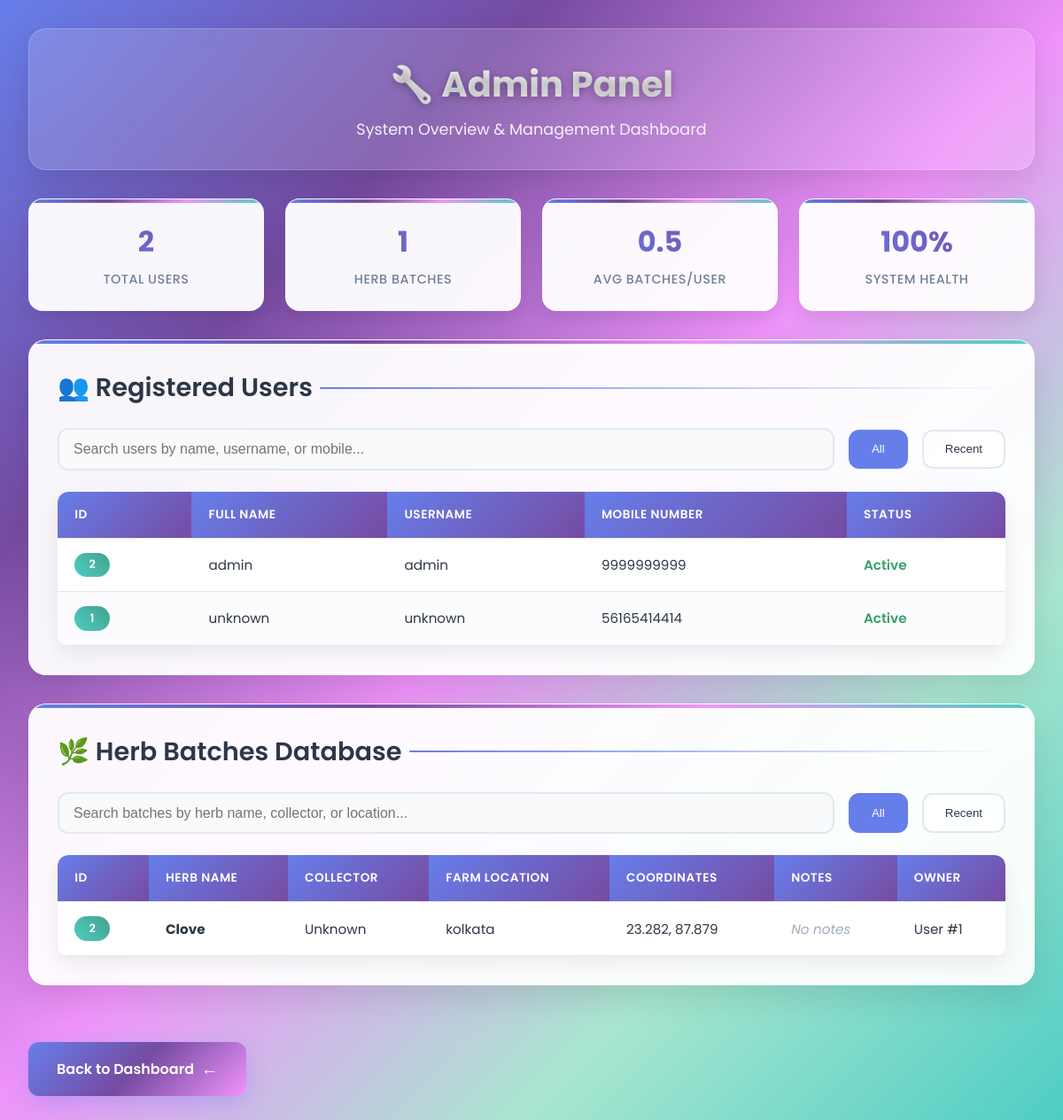
The app's page /admin (signed in), older data.
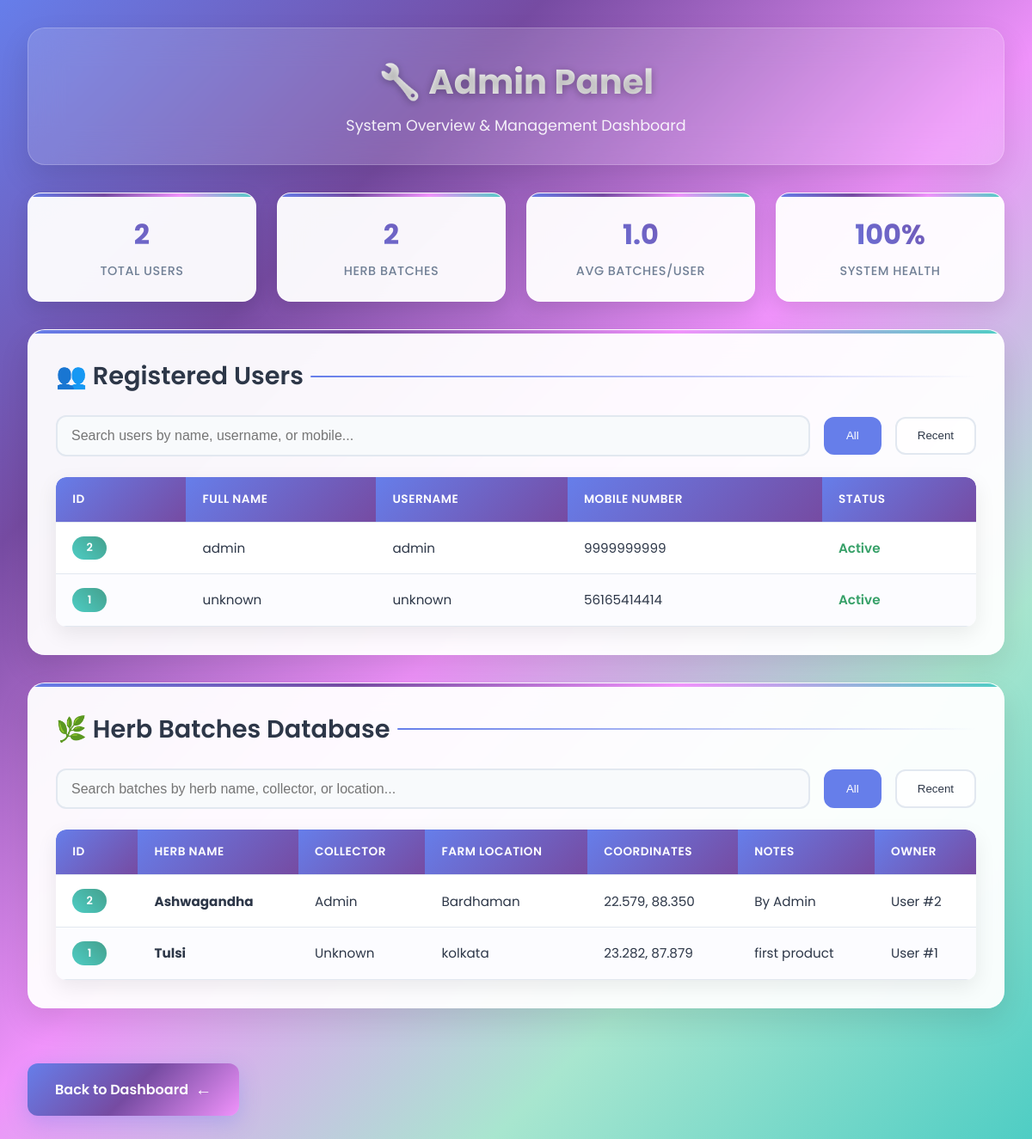
The same page, newer data.
### models.py (models this page shows, shortened)
class User(db.Model):
    __tablename__ = 'user'
    id = db.Column(db.Integer, primary_key=True)
    full_name = db.Column(db.String(120), nullable=False)  # Full name from signup
    username = db.Column(db.String(80), unique=True, nullable=False)  # Auto-generated from full name
    password_hash = db.Column(db.String(200), nullable=False)  # Hashed password
    mobile_number = db.Column(db.String(15), unique=True, nullable=False)  # For OTP-based reset
    created_on = db.Column(db.DateTime, default=datetime.utcnow)  # Signup timestamp
    herb_batches = db.relationship('HerbBatch', backref='user', lazy=True)

class HerbBatch(db.Model):
    __tablename__ = 'herb_batch'
    id = db.Column(db.Integer, primary_key=True)
    herb_name = db.Column(db.String(120), nullable=False)
    collector = db.Column(db.String(120))
    farm_location = db.Column(db.String(256))
    collected_on = db.Column(db.DateTime, default=datetime.utcnow)  # Full timestamp
    latitude = db.Column(db.Float)        # Geo-tag: Latitude
    longitude = db.Column(db.Float)       # Geo-tag: Longitude
    geo_precision = db.Column(db.Float)   # Optional: GPS accuracy in meters
    notes = db.Column(db.Text)
    qr_code_data = db.Column(db.String(512))  # Encoded QR content or image path
    blockchain_tx = db.Column(db.String(256))  # Future Fabric integration
    user_id = db.Column(db.Integer, db.ForeignKey('user.id'), nullable=False)

### app.py (the view)
@app.route('/admin')
@login_required
def admin_panel():
    user = User.query.get(session['user_id'])
    print(f"🔍 Admin panel access attempt by: {user.username if user else 'None'}")  # Debug
    if not user or user.username != 'admin':
        flash("Admin access required", "danger")
        return redirect(url_for('dashboard'))
    print("✅ Admin panel access granted")  # Debug
    users = User.query.order_by(User.id.desc()).all()
    batches = HerbBatch.query.order_by(HerbBatch.id.desc()).all()
    return render_template('admin.html', users=users, batches=batches)

### app.py (called while the page is built)
def login_required(f):
    from functools import wraps
    @wraps(f)
    def wrapper(*args, **kwargs):
        if 'user_id' not in session:
            return redirect(url_for('login'))
        return f(*args, **kwargs)
    return wrapper

### templates/admin.html (shortened to what this page needs)
<!DOCTYPE html>
<html lang="en">
<head>
</head>
<body>
    <div class="container">
        <div class="header">
            <h1>🔧 Admin Panel</h1>
            <p>System Overview & Management Dashboard</p>
        </div>
        <div class="stats-grid">
            <div class="stat-card">
                <div class="stat-number">{{ users|length }}</div>
                <div class="stat-label">Total Users</div>
            </div>
            <div class="stat-card">
                <div class="stat-number">{{ batches|length }}</div>
                <div class="stat-label">Herb Batches</div>
            </div>
            <div class="stat-card">
                <div class="stat-number">{{ (batches|length / users|length)|round(1) if users|length > 0 else 0 }}</div>
                <div class="stat-label">Avg Batches/User</div>
            </div>
            <div class="stat-card">
                <div class="stat-number">100%</div>
                <div class="stat-label">System Health</div>
            </div>
        </div>
        <div class="section">
            <h2>👥 Registered Users</h2>
            <div class="controls">
                <input type="text" class="search-box" placeholder="Search users by name, username, or mobile..." id="userSearch">
                <button class="filter-btn active" onclick="filterUsers('all')">All</button>
                <button class="filter-btn" onclick="filterUsers('recent')">Recent</button>
            </div>
            <div class="table-container">
                <table id="usersTable">
                    <thead>
                        <tr>
                            <th>ID</th>
                            <th>Full Name</th>
                            <th>Username</th>
                            <th>Mobile Number</th>
                            <th>Status</th>
                        </tr>
                    </thead>
                    <tbody>
                        {% for user in users %}
                        <tr>
                            <td><span class="id-badge">{{ user.id }}</span></td>
                            <td>{{ user.full_name }}</td>
                            <td>{{ user.username }}</td>
                            <td>{{ user.mobile_number }}</td>
                            <td><span class="status-active">Active</span></td>
                        </tr>
                        {% else %}
                        <tr>
                            <td colspan="5" class="empty-state">
                                No users registered yet
                            </td>
                        </tr>
                        {% endfor %}
                    </tbody>
                </table>
            </div>
        </div>
        <div class="section">
            <h2>🌿 Herb Batches Database</h2>
            <div class="controls">
                <input type="text" class="search-box" placeholder="Search batches by herb name, collector, or location..." id="batchSearch">
                <button class="filter-btn active" onclick="filterBatches('all')">All</button>
                <button class="filter-btn" onclick="filterBatches('recent')">Recent</button>
            </div>
            <div class="table-container">
                <table id="batchesTable">
                    <thead>
                        <tr>
                            <th>ID</th>
                            <th>Herb Name</th>
                            <th>Collector</th>
                            <th>Farm Location</th>
                            <th>Coordinates</th>
                            <th>Notes</th>
                            <th>Owner</th>
                        </tr>
                    </thead>
                    <tbody>
                        {% for batch in batches %}
                        <tr>
                            <td><span class="id-badge">{{ batch.id }}</span></td>
                            <td><strong>{{ batch.herb_name }}</strong></td>
                            <td>{{ batch.collector }}</td>
                            <td>{{ batch.farm_location }}</td>
                            <td>
                                {% if batch.latitude and batch.longitude %}
                                    {{ "%.3f"|format(batch.latitude|float) }}, {{ "%.3f"|format(batch.longitude|float) }}
                                {% else %}
                                    <em style="color: #a0aec0;">Not provided</em>
                                {% endif %}
                            </td>
                            <td>
                                {% if batch.notes %}
                                    {{ batch.notes[:50] }}{% if batch.notes|length > 50 %}...{% endif %}
                                {% else %}
                                    <em style="color: #a0aec0;">No notes</em>
                                {% endif %}
                            </td>
                            <td>User #{{ batch.user_id }}</td>
                        </tr>
                        {% else %}
                        <tr>
                            <td colspan="7" class="empty-state">
                                No herb batches created yet
                            </td>
                        </tr>
                        {% endfor %}
                    </tbody>
                </table>
            </div>
        </div>
        <a href="{{ url_for('dashboard') }}" class="back-button">
            Back to Dashboard
        </a>
    </div>
</body>
</html>

Row changes from the older to the newer data that the page shows:
changed HerbBatch id 2: herb_name "Clove" → "Ashwagandha"; collector "Unknown" → "Admin"; farm_location "kolkata" → "Bardhaman"; latitude "23.282" → "22.579"; longitude "87.879" → "88.350"; notes (not shown) → "By Admin"; user_id "1" → "2"; no longer shows "No notes"
added HerbBatch: id "1", herb_name "Tulsi", collector "Unknown", farm_location "kolkata", latitude "23.282", longitude "87.879", notes "first product", user_id "1"
Text that changed along with them:
{{ batches|length }}: "1" → "2"
{{ (batches|length / users|length)|round(1) if users|length > 0 else 0 }}: "0.5" → "1.0"
